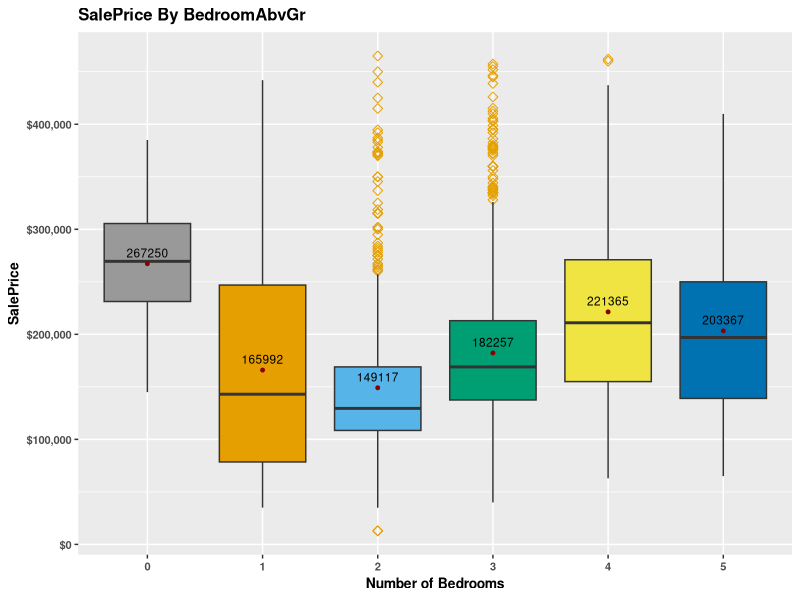
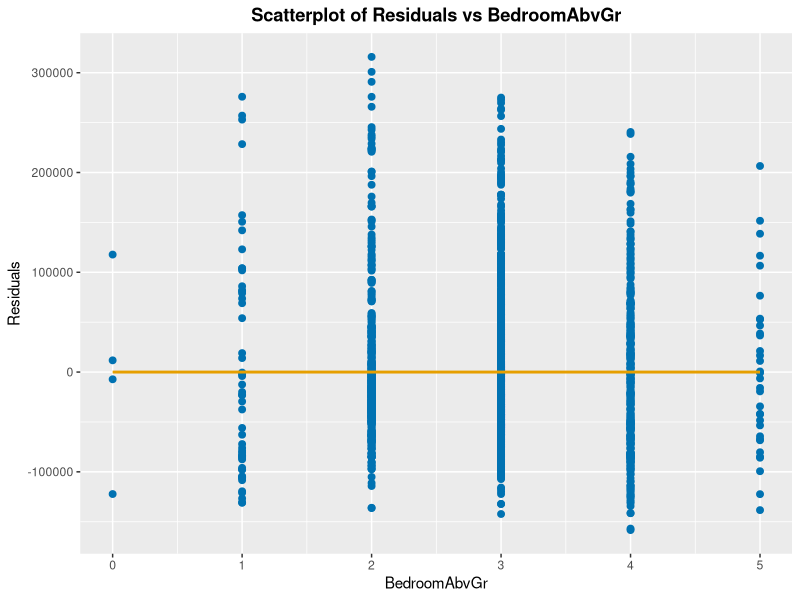
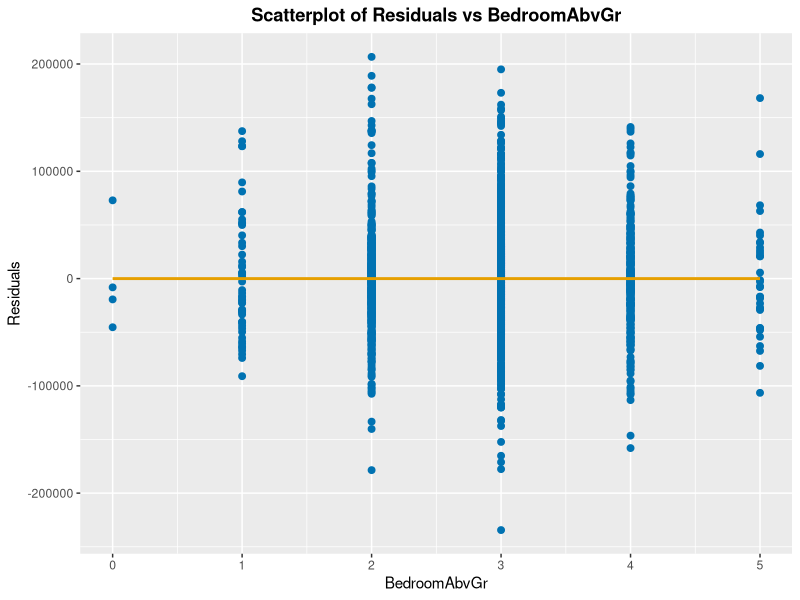
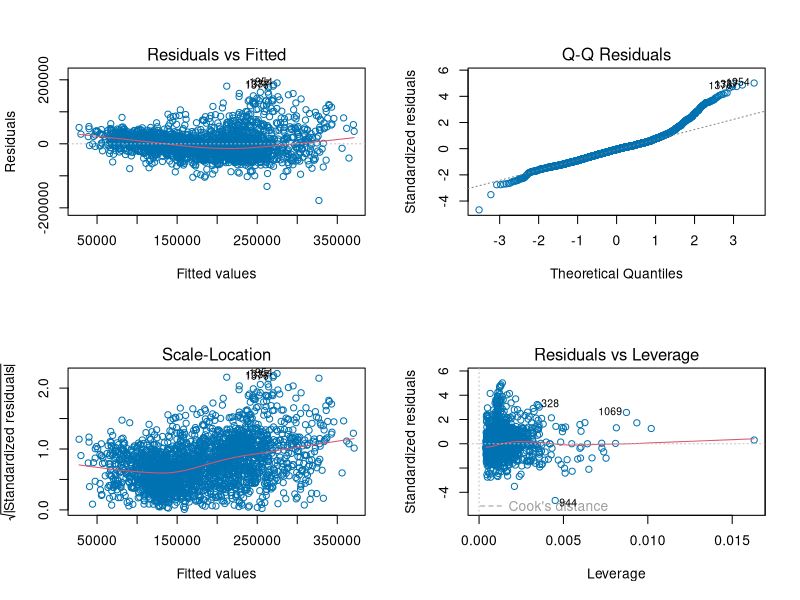
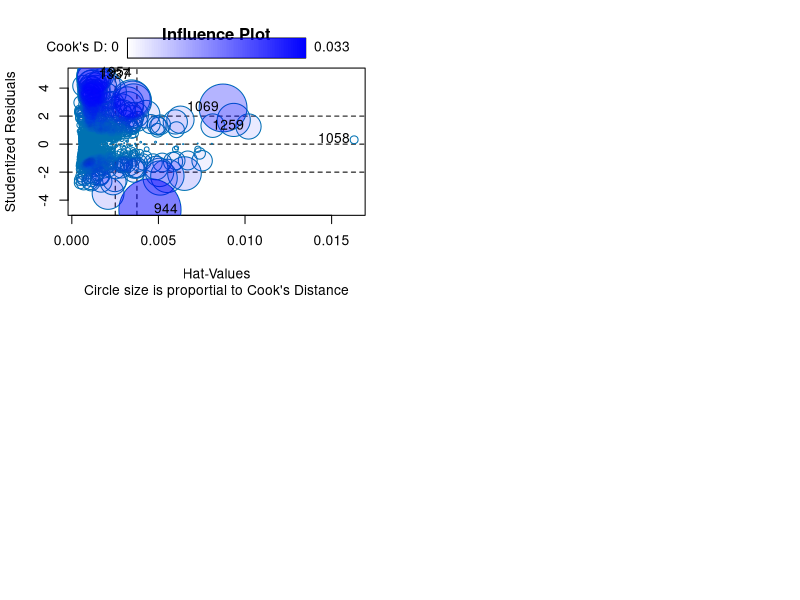
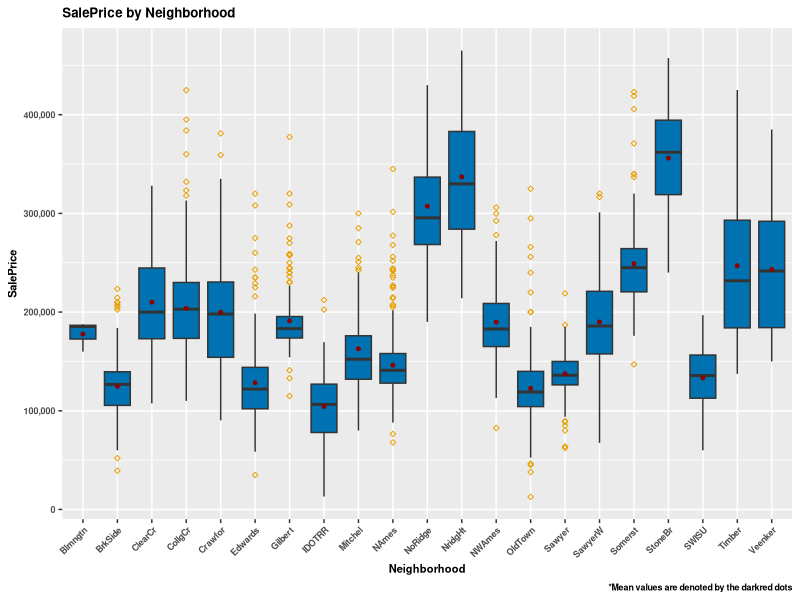
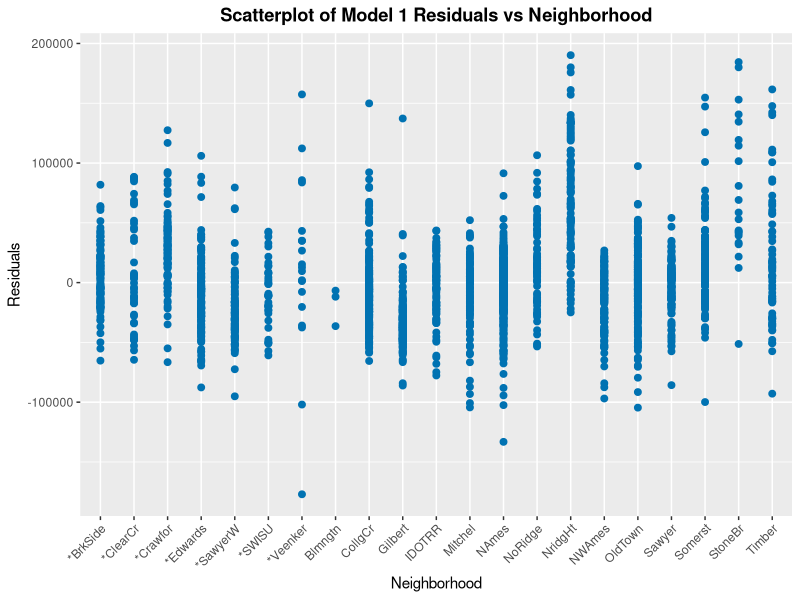
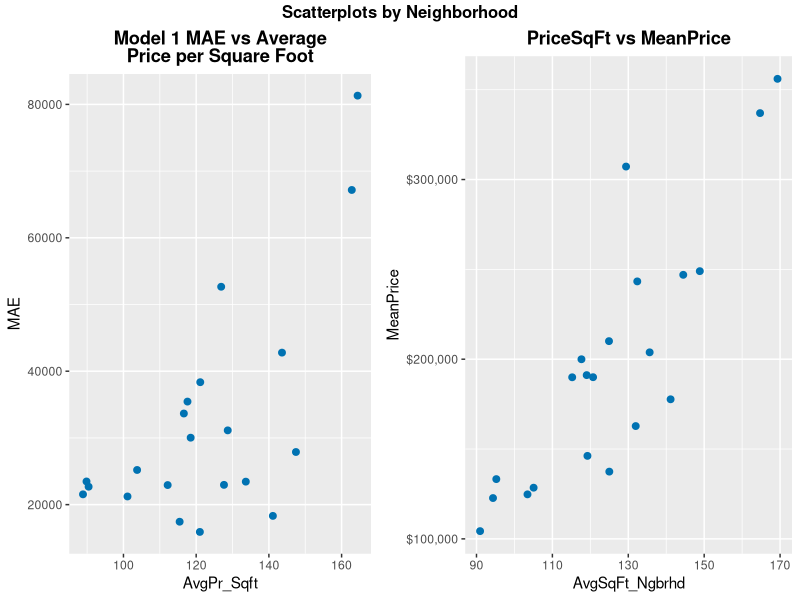

Write R code to recreate these figures, in order.
## ---- chunk 1
knitr::opts_chunk$set(echo = FALSE, warning = FALSE, error = FALSE, message = FALSE)
options(scipen = 999)

# data prep
library(tidyverse)
library(forcats)
library(reshape)

# plotting
library(gridExtra)
library(grid)
library(corrplot)

# modeling
library(rockchalk)
library(car)

# define custom color palette
cbPalette <- c("#999999", "#E69F00", "#56B4E9", "#009E73", "#F0E442", "#0072B2", "#D55E00", "#CC79A7","#000000", "#D2691E")

# set working directory
setwd("C:/Users/julia/OneDrive/Documents/Code/msds-regression-multivariate-analysis/code")

# global variable - used in plotting
good_neighborhoods <- c("BrkSide", "ClearCr", "CollagCr","Crawfor", "Edwards", "SawyerW", "SWISU", "Veenker")
## ---- chunk 2
# read in our data
ames <- read.csv(file="../data/ames_housing_data.csv",head=TRUE,sep=",")

# define additional variables
ames <- ames %>%
  mutate(TotalFloorSF = FirstFlrSF + SecondFlrSF,
         HouseAge = YrSold - YearBuilt,
         QualityIndex = OverallQual * OverallCond,
         logSalePrice = log(SalePrice),
         PriceSqFt = SalePrice/TotalFloorSF)

# define our subset
ames_subdat <- ames %>%
  mutate(price_sqft = SalePrice/TotalFloorSF) %>%
  select(TotalFloorSF, HouseAge, QualityIndex, PriceSqFt, SalePrice, LotArea, BsmtFinSF1, Neighborhood, HouseStyle, LotShape, OverallQual, logSalePrice, TotalBsmtSF, HouseStyle, BldgType, KitchenAbvGr, KitchenQual, FullBath, BedroomAbvGr, price_sqft) %>%
  filter(BldgType == "1Fam" & TotalFloorSF < 3600 & SalePrice < 465500)

## ---- chunk 3
# used by stat_summary
fun_mean <- function(x){
  return(data.frame(y=round(mean(x),0), label=round(mean(x,na.rm=T),0)))
}

saleprice_bed_boxplot <- ames_subdat %>%
  ggplot(aes(x=as.factor(BedroomAbvGr), y=SalePrice, fill=as.factor(BedroomAbvGr))) + 
  geom_boxplot(outlier.colour =  cbPalette[2], outlier.shape = 5, outlier.size = 2) +
  labs(title="SalePrice By BedroomAbvGr", x = "Number of Bedrooms", y = "SalePrice") +
  theme(text = element_text(size = 10, face = "bold")) + 
  scale_y_continuous(labels = scales::dollar) +
  scale_fill_manual(values = cbPalette) +
  guides(fill=FALSE) +
  stat_summary(fun.y = mean, geom="point", colour = "darkred", size = 1) +
  stat_summary(fun.data = fun_mean, geom = "text", size = 3, vjust = -.7)

grid.arrange(saleprice_bed_boxplot, ncol = 1)

## ---- chunk 4
bed_model1 <- lm(SalePrice ~ as.factor(BedroomAbvGr), data=ames_subdat)
anova(bed_model1)
bed_model1_sum <- summary(bed_model1)
## ---- chunk 5
bed_model1_sum$coefficients
## ---- chunk 6
residuals_predictor_function <- function(model,varx,title){
  ames_subdat$pred <- predict(model,ames_subdat)
  
  ames_subdat <- ames_subdat %>%
  mutate(res = SalePrice - pred, 
         absres = abs(res))
  
  # then we calculate mean absolute error
  MAE <- mean(ames_subdat$absres)

  if(varx=="Neighborhood"){
    ames_subdat %>%
      rename_(x=varx) %>%
      mutate(x = ifelse(x %in% good_neighborhoods, paste0("*",x,sep=""), as.character(x))) %>%
      ggplot(aes(x=x, y=res)) + 
      geom_point(color=cbPalette[6], size=2) +
      labs(title=title,y="Residuals",x=varx) +
      theme(plot.title=element_text(lineheight=0.8, face="bold", hjust=0.5)) + 
      theme(axis.text.x=element_text(angle=45,hjust=1))
  } else {
    ames_subdat %>%
      rename_(x=varx) %>%
      ggplot(aes(x=x, y=res)) + 
      geom_point(color=cbPalette[6], size=2) +
      labs(title=title,y="Residuals",x=varx) +
      theme(plot.title=element_text(lineheight=0.8, face="bold", hjust=0.5)) + 
      geom_smooth(method=lm,se=FALSE, color=cbPalette[2]) 
  }
}

## ---- chunk 7
mae_function <- function(model){
  ames_subdat$pred <- predict(model,ames_subdat)
  
  ames_subdat <- ames_subdat %>%
    mutate(res = SalePrice - pred, 
           absres = abs(res))
  
  # then we calculate mean absolute error
  MAE <- mean(ames_subdat$absres)
  
  return(MAE)
}
## ---- chunk 8
residuals_predictor_function(bed_model1, "BedroomAbvGr","Scatterplot of Residuals vs BedroomAbvGr")
## ---- chunk 9
# we define our dummy variables
# not worth creating a function to do this
ames_subdat$bed0 <- ifelse(ames_subdat$BedroomAbvGr == 0, 1, 0)
ames_subdat$bed1 <- ifelse(ames_subdat$BedroomAbvGr == 1, 1, 0)
ames_subdat$bed2 <- ifelse(ames_subdat$BedroomAbvGr == 2, 1, 0)
ames_subdat$bed3 <- ifelse(ames_subdat$BedroomAbvGr == 3, 1, 0)
ames_subdat$bed4 <- ifelse(ames_subdat$BedroomAbvGr == 4, 1, 0)

bed_model2 <- lm(SalePrice ~ bed0 + bed1 + bed2 + bed3 + bed4, data=ames_subdat)
bed_model2_sum <- summary(bed_model2)
## ---- chunk 10
bed_model2_sum$coefficients
## ---- chunk 11
bed_model3 <- lm(SalePrice ~ TotalFloorSF + bed0 + bed1 + bed2 + bed3 + bed4, data=ames_subdat)
anova(bed_model3)
bed_model3_sum <- summary(bed_model3)
## ---- chunk 12
bed_model3_sum$coefficients
## ---- chunk 13
residuals_predictor_function(bed_model3, "BedroomAbvGr","Scatterplot of Residuals vs BedroomAbvGr")
## ---- chunk 14
bed_model2 <- lm(SalePrice ~ bed0 + bed1 + bed2 + bed3 + bed4, data=ames_subdat)
summary(bed_model2)
## ---- chunk 15
MLR1 <- lm(SalePrice ~ TotalFloorSF + HouseAge, data=ames_subdat)
summary(aov(MLR1))
MLR1_sum <- summary(MLR1)
## ---- chunk 16
par(mfrow=c(2,2)) 
plot(MLR1, col=cbPalette[6])
## ---- chunk 17
influencePlot(MLR1,	id.method="identify", main="Influence Plot", 
              sub="Circle size is proportial to Cook's Distance", col=cbPalette[6])

## ---- chunk 18
# sale price by neighborhood
saleprice_neighborhood_boxplot <- ames_subdat %>%
  ggplot(aes(x=Neighborhood,y=SalePrice)) + 
  geom_boxplot(fill = cbPalette[6], outlier.colour =  cbPalette[2], outlier.shape = 5, outlier.size = 1) +
  labs(title="SalePrice by Neighborhood", x = "Neighborhood", y = "SalePrice", caption = "*Mean values are denoted by the darkred dots") +
  theme(text = element_text(size = 8, face = "bold")) + 
  theme(axis.text.x=element_text(angle=45, hjust=1)) +
  scale_y_continuous(labels = scales::comma) +
  stat_summary(fun.y = mean, geom="point", colour = "darkred", size = 1)

grid.arrange(saleprice_neighborhood_boxplot, ncol = 1)

## ---- chunk 19
residuals_predictor_function(MLR1, "Neighborhood","Scatterplot of Model 1 Residuals vs Neighborhood")
## ---- chunk 20
# first, we have to add model 1 predictions to ames_subdat b/c previously we were calling functions
pred <- predict(MLR1,ames_subdat)

# MAE plot
subdat_sum <- ames_subdat %>%
  mutate(res = SalePrice - pred, 
           absres = abs(res)) %>%
  group_by(Neighborhood) %>%
  summarise(MAE = mean(absres),
            TotalPrice = sum(SalePrice),
            TotalSqft = sum(TotalFloorSF)) %>%
  mutate(AvgPr_Sqft = TotalPrice/TotalSqft)

mae_plot <- subdat_sum %>%
  ggplot(aes(x=AvgPr_Sqft, y=MAE)) + 
  geom_point(color=cbPalette[6], size=2) +
  ggtitle("Model 1 MAE vs Average\nPrice per Square Foot") +
  theme(plot.title=element_text(lineheight=0.8, face="bold", hjust=0.5)) 

# Mean plot
ames_subdat_all <- ames_subdat %>%
  group_by(Neighborhood) %>%
  summarise(MeanPrice = mean(SalePrice),
            AvgSqFt_Ngbrhd = mean(PriceSqFt))
  
mean_plot <- ames_subdat_all %>%
  ggplot(aes(x=AvgSqFt_Ngbrhd, y=MeanPrice)) + 
  geom_point(color=cbPalette[6], size=2) +
  ggtitle("PriceSqFt vs MeanPrice") +
  scale_y_continuous(labels = scales::dollar) +
  theme(plot.title=element_text(lineheight=0.8, face="bold", hjust=0.5)) 

grid.arrange(mae_plot, mean_plot, ncol = 2, widths=9:10, top=textGrob("Scatterplots by Neighborhood", gp=gpar(fontsize=12, fontface = "bold")))

## ---- chunk 21
ames_subdat <- ames_subdat %>%
  # we create a new var
  mutate(NbhdGrp = ifelse(price_sqft <= 110, "grp1",
                          ifelse(price_sqft <= 130, "grp2",
                                 ifelse(price_sqft <=150, "grp3","grp4"))),
         # then we create dummy vars based on this new var
         NbhdGrp1 = ifelse(NbhdGrp == "grp1", 1, 0),
         NbhdGrp2 = ifelse(NbhdGrp == "grp2", 1, 0),
         NbhdGrp3 = ifelse(NbhdGrp == "grp3", 1, 0))
## ---- chunk 22
nbhdgrp_plot <- ames_subdat %>%
  group_by(NbhdGrp) %>%
  summarise(count=n()) %>%
  mutate(percent = count/sum(count)) %>%
  ggplot(aes(x=reorder(as.character(NbhdGrp), desc(count)), y=count, fill=NbhdGrp)) + 
  geom_bar(stat="identity") +
  labs(title = "Distribution of NbhdGrp", x="NbhGrp", y="Count") +
  scale_y_continuous(labels = scales::comma) +
  scale_fill_manual(values=cbPalette[4:7]) +
  theme(text = element_text(size = 10, face = "bold")) +
  guides(fill=FALSE) +
  geom_text(aes(label=paste0(round(percent*100,0),"%")),position = position_stack(vjust = .5),size=3.5)

grid.arrange(nbhdgrp_plot, ncol = 1)

## ---- chunk 23
MLR2 <- lm(SalePrice ~ TotalFloorSF + HouseAge + NbhdGrp1 + NbhdGrp2 + NbhdGrp3, data=ames_subdat)
MLR2_sum <- summary(MLR2)
MLR2_sum$coefficients
## ---- chunk 24
# calculate MAE of MLR2
MAE <- mae_function(MLR2)
## ---- chunk 25
MLR3 <- lm(SalePrice ~ TotalFloorSF + HouseAge + QualityIndex + price_sqft + NbhdGrp1 + NbhdGrp2 + NbhdGrp3, data=ames_subdat)
summary(aov(MLR3))
MLR3_sum <- summary(MLR3)
## ---- chunk 26
MLR3_sum$coefficients
## ---- chunk 27
par(mfrow=c(2,2)) 
plot(MLR3, col=cbPalette[6])
## ---- chunk 28
MLR4 <- lm(logSalePrice ~ TotalFloorSF + HouseAge + QualityIndex + price_sqft + NbhdGrp1 + NbhdGrp2 + NbhdGrp3, data=ames_subdat)
summary(aov(MLR4))
MLR4_sum <- summary(MLR4)
## ---- chunk 29
MLR4_sum$coefficients
## ---- chunk 30
par(mfrow=c(2,2)) 
plot(MLR4, col=cbPalette[6])
## ---- chunk 31
# MAE of MLR4
MAE <- mae_function(MLR4)
## ---- chunk 32
# calculate dffits
# want to make sure create a new df here
dffitslog <- dffits(MLR4)
ames_dffits <- cbind(ames_subdat,dffitslog)

dffits_count <- ames_dffits %>%
  filter(dffitslog >= .116 | dffitslog <= -.116)

# remove these influential points
ames_subdat2 <- ames_dffits %>%
  filter(!(dffitslog >= .116 | dffitslog <= -.116))
## ---- chunk 33
MLR5 <- lm(logSalePrice ~ TotalFloorSF + HouseAge + QualityIndex + price_sqft + NbhdGrp1 + NbhdGrp2 + NbhdGrp3, data=ames_subdat2)
summary(aov(MLR5))
MLR5_sum <- summary(MLR5)
## ---- chunk 34
par(mfrow=c(2,2)) 
plot(MLR5, col=cbPalette[6])
## ---- chunk 35
par(mfrow=c(1,2))
influencePlot(MLR4,	id.method="identify", main="Model 4", 
              sub="Circle size is proportial to Cook's Distance", col=cbPalette[6])
influencePlot(MLR5,	id.method="identify", main="Model 5", 
              sub="Circle size is proportial to Cook's Distance", col=cbPalette[6])

## ---- chunk 36
# MAE of MLR5
MAE <- mae_function(MLR5)
